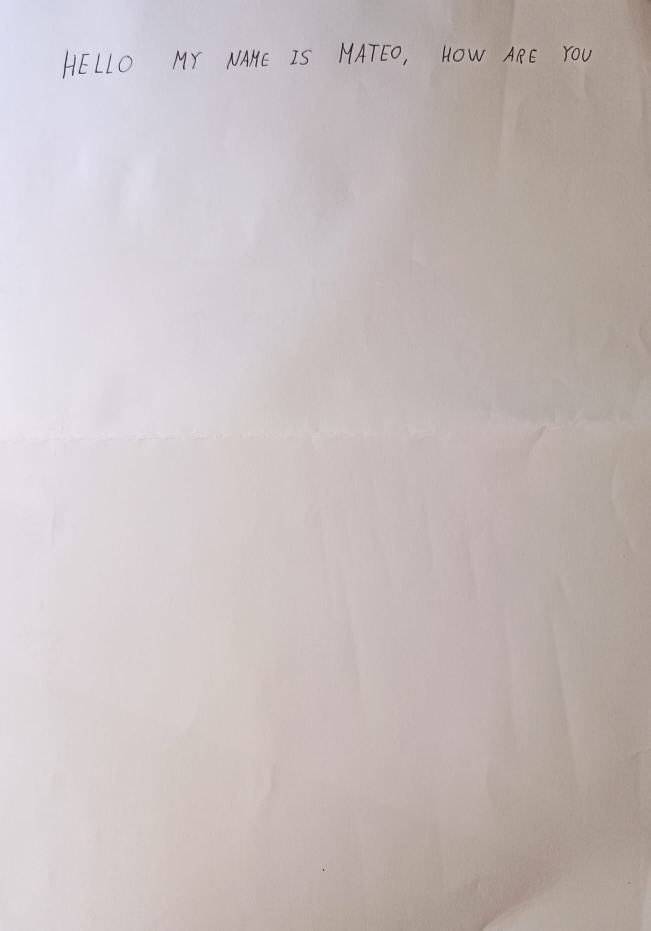
#> input picture data/images/WhatsApp Image 2023-11-17 at 12.08.26.jpeg, 1302 x 1861 px, found by its file name (shown at 1/2 size)
$ jupyter execute --allow-errors Prueba_OCRs.ipynb
#> lines starting #> are read from the running program, lines starting #| are printed output that depends on the picture; after the words box and inside, x2 and y2 are one past the last pixel; in counts of white or black regions, pixels touching at a corner belong together
Carga de paquetes (y en el colab meter la imagen, habrá que quitar lo del google colab)

[cell 1]
import cv2
import easyocr #OCR que igual ni usamos
import pytesseract  # El ocr bueno
import matplotlib.pyplot as plt
import shutil
import os
import random
try:
 from PIL import Image
except ImportError:
 import Image

pytesseract.pytesseract.tesseract_cmd = r'C:\Program Files\Tesseract-OCR\tesseract.exe'  # Adjust the path based on your installation location
#> (the rest of this cell did not finish here and is left out)

ocr pytesseract para detectar texto directamente (pocho):

ocr easyocr para detectar texto directamente (mejor):

ocr pytesseract para sacar imagenes letra a letra:

[cell 2]
image_path_in_colab= "data\images\WhatsApp Image 2023-11-17 at 12.08.26.jpeg"
image = cv2.imread(image_path_in_colab)
#> image is the input picture: shape (1861, 1302, 3); mean B, G, R 187.9, 188.4, 197.9

# Convertir a escala de grises
gray = cv2.cvtColor(image, cv2.COLOR_BGR2GRAY)

# Aplicar umbralización o técnicas de binarización si es necesario

# Aplicar un filtro de suavizado o técnicas de eliminación de ruido si es necesario

# Detección de bordes con el algoritmo Canny
edged_image = cv2.Canny(gray, threshold1=30, threshold2=100)  # Ajusta los valores de umbral según tu imagen
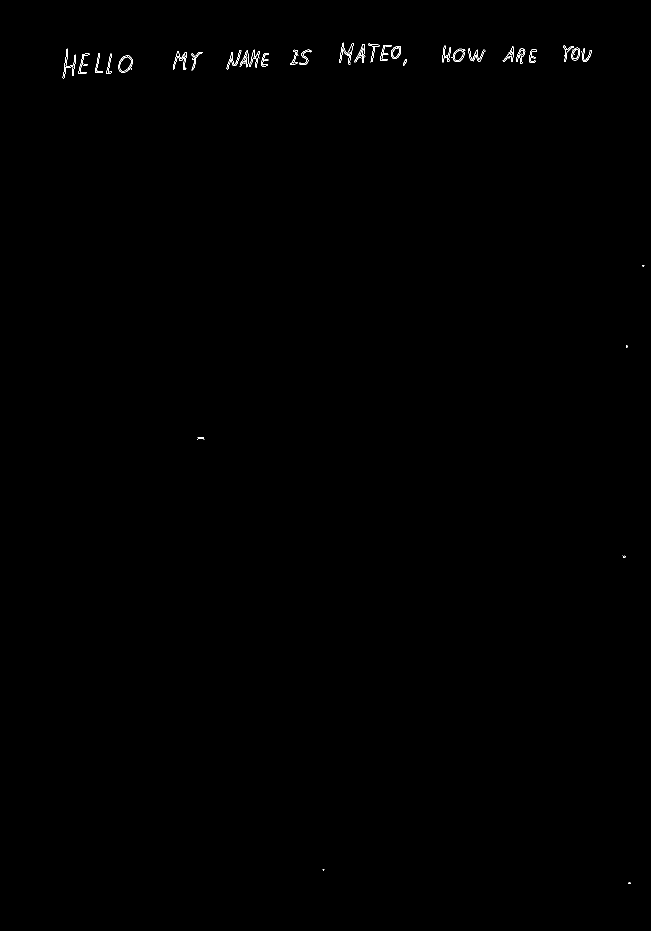
#> edged_image: shape (1861, 1302) (shown at 1/2 size); 0.17% white in thin lines or dots, all inside (x1, y1, x2, y2) = (125, 85, 1289, 1768)

# Encuentra los contornos en la imagen de bordes
contours, _ = cv2.findContours(edged_image, cv2.RETR_EXTERNAL, cv2.CHAIN_APPROX_SIMPLE)
#> contours = 58 contours, 36 with area under 20; largest, box (x1, y1, x2, y2) and area: (237, 111, 265, 145) 700, (902, 97, 931, 124) 446, (782, 92, 802, 118) 374, (1142, 95, 1160, 121) 319, (125, 97, 152, 157) 293

# Recorrer los contornos identificados
#> (the rest of this cell did not finish here and is left out)

ocr easyocr para sacar imagenes letra a letra:

[cell 3]
# Convertir a escala de grises
gray = cv2.cvtColor(image, cv2.COLOR_BGR2GRAY)

# Aplicar umbralización o técnicas de binarización si es necesario

# Aplicar un filtro de suavizado o técnicas de eliminación de ruido si es necesario

# Configurar EasyOCR
#> (the rest of this cell did not finish here and is left out)

[cell 4]
imagen = cv2.imread("data\images\letra_16.png")
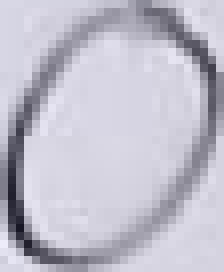
#> input picture data/images/letra_16.png, 28 x 34 px, found by its file name (shown 8 times larger)
#> imagen is the input picture: shape (34, 28, 3); mean B, G, R 203.6, 190.2, 192.1
imagen = cv2.resize(imagen, (28, 28))
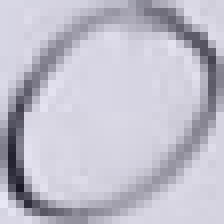
#> imagen: shape (28, 28, 3) (shown 8 times larger); mean B, G, R 203.7, 190.3, 192.1
ancho, alto, can = imagen.shape
#> ancho = 28; alto = 28; can = 3
cv2.imwrite(f'data\images\letra_O.png', imagen)
print(alto, ancho)
#| 28 28
